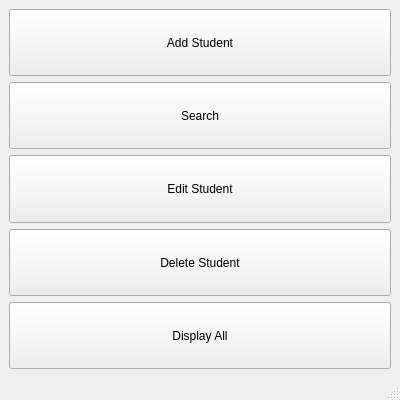
<?xml version="1.0" encoding="UTF-8"?>
<ui version="4.0">
 <class>MainMenu</class>
 <widget class="QMainWindow" name="MainMenu">
  <property name="geometry">
   <rect>
    <x>0</x>
    <y>0</y>
    <width>400</width>
    <height>400</height>
   </rect>
  </property>
  <property name="windowTitle">
   <string>MainMenu</string>
  </property>
  <widget class="QWidget" name="centralwidget">
   <layout class="QGridLayout" name="gridLayout">
    <item row="0" column="0">
     <widget class="QPushButton" name="addStudent">
      <property name="sizePolicy">
       <sizepolicy hsizetype="Minimum" vsizetype="Preferred">
        <horstretch>0</horstretch>
        <verstretch>0</verstretch>
       </sizepolicy>
      </property>
      <property name="text">
       <string>Add Student</string>
      </property>
     </widget>
    </item>
    <item row="4" column="0">
     <widget class="QPushButton" name="displayAll">
      <property name="sizePolicy">
       <sizepolicy hsizetype="Minimum" vsizetype="Preferred">
        <horstretch>0</horstretch>
        <verstretch>0</verstretch>
       </sizepolicy>
      </property>
      <property name="text">
       <string>Display All</string>
      </property>
     </widget>
    </item>
    <item row="2" column="0">
     <widget class="QPushButton" name="editStudent">
      <property name="sizePolicy">
       <sizepolicy hsizetype="Minimum" vsizetype="Preferred">
        <horstretch>0</horstretch>
        <verstretch>0</verstretch>
       </sizepolicy>
      </property>
      <property name="text">
       <string>Edit Student</string>
      </property>
     </widget>
    </item>
    <item row="3" column="0">
     <widget class="QPushButton" name="deleteStudent">
      <property name="sizePolicy">
       <sizepolicy hsizetype="Minimum" vsizetype="Preferred">
        <horstretch>0</horstretch>
        <verstretch>0</verstretch>
       </sizepolicy>
      </property>
      <property name="text">
       <string>Delete Student</string>
      </property>
     </widget>
    </item>
    <item row="1" column="0">
     <widget class="QPushButton" name="search">
      <property name="sizePolicy">
       <sizepolicy hsizetype="Minimum" vsizetype="Preferred">
        <horstretch>0</horstretch>
        <verstretch>0</verstretch>
       </sizepolicy>
      </property>
      <property name="text">
       <string>Search</string>
      </property>
     </widget>
    </item>
   </layout>
  </widget>
  <widget class="QMenuBar" name="menubar">
   <property name="geometry">
    <rect>
     <x>0</x>
     <y>0</y>
     <width>400</width>
     <height>25</height>
    </rect>
   </property>
  </widget>
  <widget class="QStatusBar" name="statusbar"/>
 </widget>
 <resources/>
 <connections/>
</ui>
